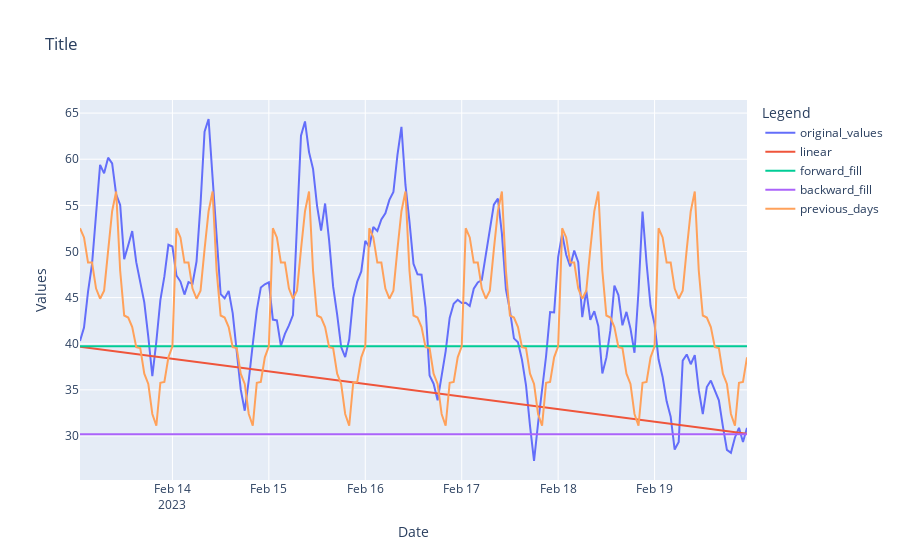

This figure's notebook cell:
### Code cell
col_name_imputed = f'{col_name}_imputed_prev_days'
merged["previous_days"] = selected_window[col_name_imputed].copy()
imputed_df = merged.loc[(merged["From Date"] > mask_from) & 
                        (merged["From Date"] <= mask_to)]

fig = px.line(imputed_df, x='From Date', y=['original_values', 'linear', 
        'forward_fill', 'backward_fill', 'previous_days'], title='Title')
fig.update_layout(xaxis_title='Date', yaxis_title='Values', 
                                        legend_title='Legend')
fig.show()

### Figure 1 — Plotly figure (JSON) as saved in the notebook; plotly's stock layout.template omitted (floating-point values rounded to 4 significant figures; data arrays with more than 128 entries replaced by an {"elided": "..."} marker saying what was removed)
{"data": [{"hovertemplate": "variable=original_values<br>From Date=%{x}<br>value=%{y}<extra></extra>", "legendgroup": "original_values", "line": {"color": "#636efa", "dash": "solid"}, "marker": {"symbol": "circle"}, "mode": "lines", "name": "original_values", "orientation": "v", "showlegend": true, "type": "scatter", "x": {"elided": "167 str values"}, "xaxis": "x", "y": {"elided": "167 float values"}, "yaxis": "y"}, {"hovertemplate": "variable=linear<br>From Date=%{x}<br>value=%{y}<extra></extra>", "legendgroup": "linear", "line": {"color": "#EF553B", "dash": "solid"}, "marker": {"symbol": "circle"}, "mode": "lines", "name": "linear", "orientation": "v", "showlegend": true, "type": "scatter", "x": {"elided": "167 str values"}, "xaxis": "x", "y": {"elided": "167 float values"}, "yaxis": "y"}, {"hovertemplate": "variable=forward_fill<br>From Date=%{x}<br>value=%{y}<extra></extra>", "legendgroup": "forward_fill", "line": {"color": "#00cc96", "dash": "solid"}, "marker": {"symbol": "circle"}, "mode": "lines", "name": "forward_fill", "orientation": "v", "showlegend": true, "type": "scatter", "x": {"elided": "167 str values"}, "xaxis": "x", "y": {"elided": "167 float values"}, "yaxis": "y"}, {"hovertemplate": "variable=backward_fill<br>From Date=%{x}<br>value=%{y}<extra></extra>", "legendgroup": "backward_fill", "line": {"color": "#ab63fa", "dash": "solid"}, "marker": {"symbol": "circle"}, "mode": "lines", "name": "backward_fill", "orientation": "v", "showlegend": true, "type": "scatter", "x": {"elided": "167 str values"}, "xaxis": "x", "y": {"elided": "167 float values"}, "yaxis": "y"}, {"hovertemplate": "variable=previous_days<br>From Date=%{x}<br>value=%{y}<extra></extra>", "legendgroup": "previous_days", "line": {"color": "#FFA15A", "dash": "solid"}, "marker": {"symbol": "circle"}, "mode": "lines", "name": "previous_days", "orientation": "v", "showlegend": true, "type": "scatter", "x": {"elided": "167 str values"}, "xaxis": "x", "y": {"elided": "167 float values"}, "yaxis": "y"}], "layout": {"legend": {"title": {"text": "Legend"}, "tracegroupgap": 0}, "title": {"text": "Title"}, "xaxis": {"anchor": "y", "domain": [0, 1], "title": {"text": "Date"}}, "yaxis": {"anchor": "x", "domain": [0, 1], "title": {"text": "Values"}}}}
